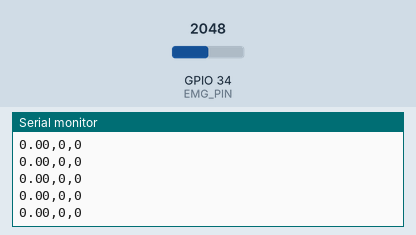
Simulated run of this sketch. Board: ESP32. Shown: the last lines printed to the serial monitor. The inputs (shaded band) are chosen by the test bench; at power-on: GPIO 34 (EMG_PIN) = 2048.

Above: at 2.2 s.
2.3 s: GPIO 34 (EMG_PIN) set to 2866
At 3.0 s:
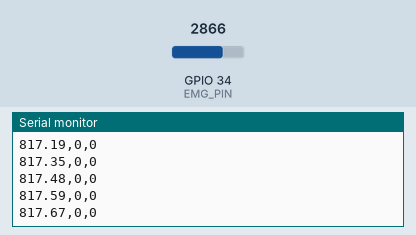
3.8 s: GPIO 34 (EMG_PIN) set to 2047
At 4.4 s:
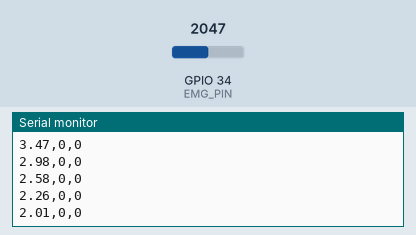
5.5 s: GPIO 34 (EMG_PIN) set to 491
At 6.0 s:
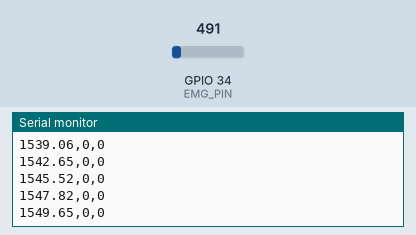
Timing chart, 0 to 8.5 s (numbered marks = the images above; inputs shaded):
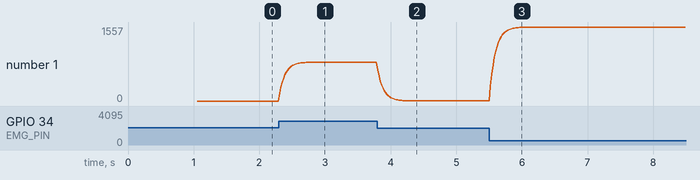

The sketch:

Clicker_SerialPLotter_wrong.ino
```cpp
const int EMG_PIN = 34;

// ===============================
// THRESHOLDS
// ===============================
const int WEAK_THRESHOLD = 100;
const int STRONG_THRESHOLD = 300;
const int RELEASE_THRESHOLD = 60;

// ===============================
// VARIABLES
// ===============================
float baseline = 0;
float smoothedEMG = 0;

bool gestureActive = false;

// ===============================
// SETUP
// ===============================
void setup()
{
  Serial.begin(115200);

  Serial.println("Calibrating... Keep arm relaxed.");

  long sum = 0;

  for (int i = 0; i < 500; i++)
  {
    sum += analogRead(EMG_PIN);
    delay(2);
  }

  baseline = sum / 500.0;

  Serial.print("Baseline: ");
  Serial.println(baseline);

  Serial.println("System Ready");
}

// ===============================
// LOOP
// ===============================
void loop()
{
  int raw = analogRead(EMG_PIN);

  // Muscle activity relative to baseline
  float emg = abs(raw - baseline);

  // Smooth signal
  smoothedEMG = 0.8 * smoothedEMG + 0.2 * emg;

  // Plotter event channels
  int leftClickPlot = 0;
  int rightClickPlot = 0;

  // ==========================
  // FLEX DETECTION
  // ==========================
  if (!gestureActive)
  {
    if (smoothedEMG > STRONG_THRESHOLD)
    {
      Serial.println("RIGHT CLICK DETECTED");

      rightClickPlot = 500;

      gestureActive = true;
    }
    else if (smoothedEMG > WEAK_THRESHOLD)
    {
      Serial.println("LEFT CLICK DETECTED");

      leftClickPlot = 500;

      gestureActive = true;
    }
  }

  // ==========================
  // RE-ARM AFTER RELAXATION
  // ==========================
  if (gestureActive && smoothedEMG < RELEASE_THRESHOLD)
  {
    gestureActive = false;

    Serial.println("READY");
  }

  // ==========================
  // SERIAL PLOTTER OUTPUT
  // ==========================
  Serial.print(smoothedEMG);
  Serial.print(",");
  Serial.print(leftClickPlot);
  Serial.print(",");
  Serial.println(rightClickPlot);

  delay(20);
}
```

Measured:
- after the input at 2.3 s, the serial monitor: prints a new line at once (image 1)
- after the input at 3.8 s, the serial monitor: prints a new line at once (image 2)
- plotted number 1: 0 → 818 after the input at 2.3 s, 818 → 1 after the input at 3.8 s
